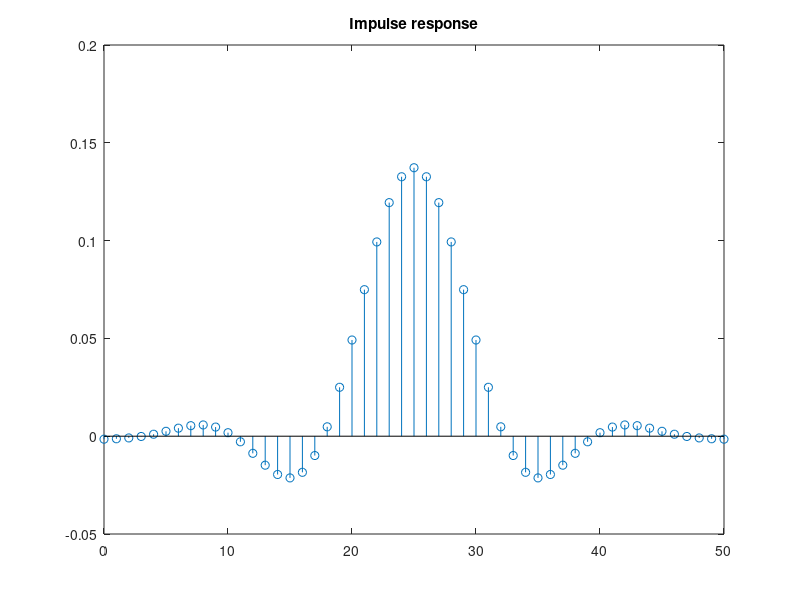
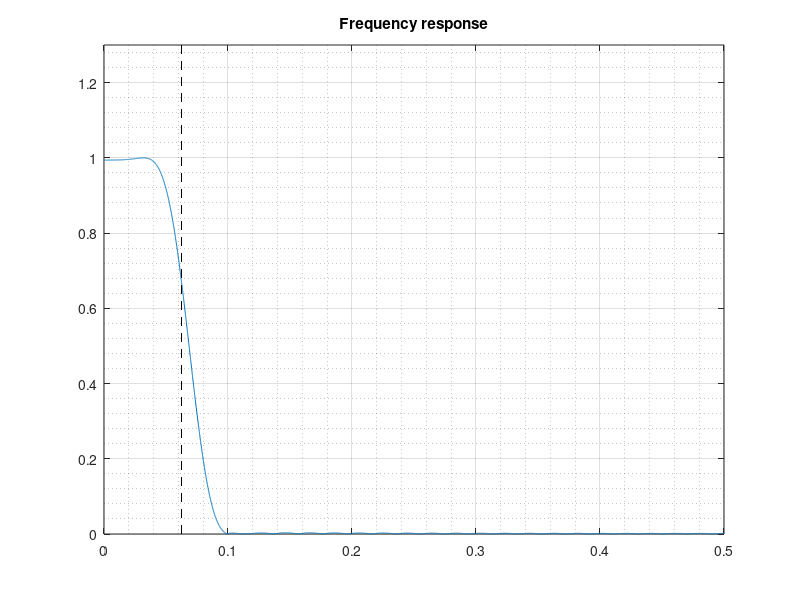
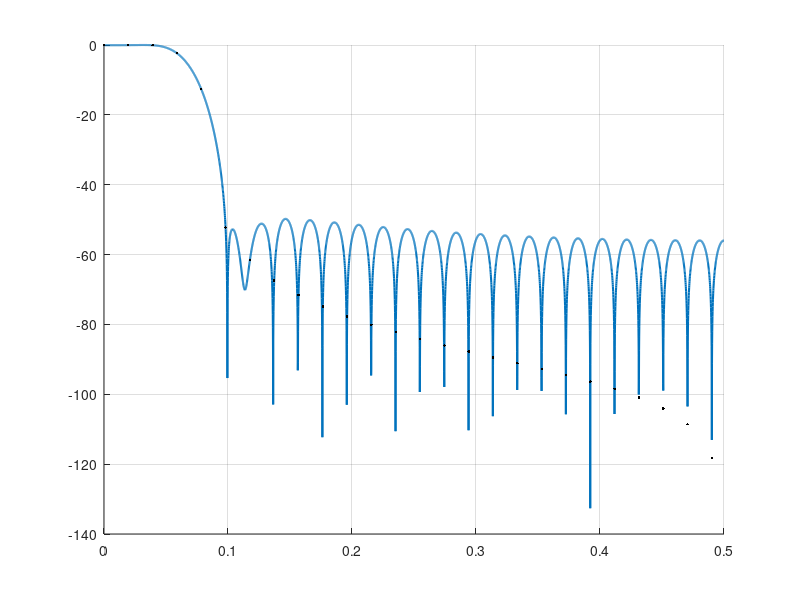

Recreate these plots in MATLAB, in order. (Note: this script raises an error after producing the figures.)
%% close all windows
clc
clear;
close all;

%% Task 2 : Low-pass filter design

fc = 1/16; %cut-off frequency
fs = 1/8; %suppressed frequency
N = 51; % Length = 51; type I FIR filter;
pad_N = N +10000; % length afer zero padding;


df = 1/N; 
df_pad = 1/pad_N;


f = (0:df:1-df)';
f_pad = (0:df_pad:1-df_pad)';


% Generate window function
%w = window(@bartlett, N);
w = window(@hamming, N);
%w = window(@hanning, N);
%w = window(@blackman, N);
%w = window(@chebwin, N);
%w = window(@kaiser, N);


H = ones(N,1);
H(abs(f)>fc & abs(1-f)>fc)=0;

h = real(ifft(H));
h = fftshift(h);

%get impulse response

h_lpf = h.*w;
h_lpf_pad = cat(1, h_lpf, zeros(pad_N - N,1));

figure(1)
stem(0:N-1, h_lpf);
title('Impulse response')


%get frequency response
H_LPF = abs(fft(h_lpf));
H_LPF_PAD = abs(fft(h_lpf_pad));


%normalized frequency response
H_LPF = H_LPF / max(H_LPF);
H_LPF_PAD = H_LPF_PAD / max(H_LPF_PAD);

figure(2)

plot(f_pad(f_pad<0.5), H_LPF_PAD(f_pad<0.5))
ylim([0 1.3])
hold on;
plot([fc fc],[0 1.3], '-- k')
title('Frequency response')
grid on; 
grid minor;

%normalized in dB scale
H_LPF_dB=20*log10(abs(H_LPF));
H_LPF_PAD_dB = mag2db(H_LPF_PAD);

%draw half of normalized frequency
f_half = f(f<0.5);
f_pad_half = f_pad(f_pad<0.5);
H_LPF_dB_half = H_LPF_dB(f<0.5);
H_LPF_PAD_dB_half = H_LPF_PAD_dB(f_pad<0.5);

figure(3)
hold on;
grid on; 

plot(f_pad_half, H_LPF_PAD_dB_half,'linewidth', 1.5); % draw the frequency response for filter(with zero padding)
plot(f_half, H_LPF_dB_half, '.black','linewidth', 1.5); % draw the frequency response for the filter(without zero padding)

xline(fc, '-- red','linewidth', 1.5)
xline(fs, '-- blue','linewidth', 1.5)
yline(-40, '-- black','linewidth', 1.5)

xlabel('Normalized frequency \nu') 
ylabel('Magnitude (dB)')

legend({'frequncy response(zero padding)', ...
    'frequency response(without zero padding)', 'cutoff frequency', ...
    'stop band frequency', 'supression level (dB) '})

%% Task 3 : High-pass filter design

M = (N-1)/2;

delta = zeros(N,1);
delta(M+1) = 1;

hh=delta-h_lpf;
h_h_pad = cat(1, hh, zeros(pad_N - N,1));

figure(4)

stem(0:N-1, hh);
title ('impulse response');

HH = abs(fft(hh));
H_H_PAD = abs(fft(h_h_pad));

H_H_PAD_dB = mag2db(H_H_PAD(f_pad<0.5));
HH_dB = mag2db(HH(f<0.5));


figure(5);
hold on
plot(f_pad(f_pad<0.5), H_H_PAD_dB,'r')
plot(f(f<0.5), HH_dB, '.black');
xline(fs, '-- blue','linewidth', 1.5);

xlabel('Normalized frequency \nu') % cycles/sample
ylabel('Magnitude(dB)')
grid on;
box on;

legend('Frequency response(zero padding)', ...
    'Frequency response (without zero padding)'...
    ,'Stop band frequency')


%% Task 4: Quantization

F=12;
% quantized impulsee response
h_lpf_Q = round(h_lpf*2^F);
h_lpf_Q = h_lpf_Q*2^-F;
h_lpf_pad_Q = cat(1, h_lpf_Q, zeros(pad_N - N,1));

%frequency response

H_LPF_Q = abs(fft(h_lpf_Q));
H_LPF_PAD_Q = abs(fft(h_lpf_pad_Q));

%normalized frequency response

H_LPF_Q = H_LPF_Q / max(H_LPF_Q);
H_LPF_PAD_Q = H_LPF_PAD_Q / max(H_LPF_PAD_Q);


H_LFP_Q_dB = mag2db(H_LPF_Q);
H_LPF_PAD_Q_dB = mag2db(H_LPF_PAD_Q);


H_LFP_Q_dB = H_LFP_Q_dB(f<0.5);
H_LPF_PAD_Q_dB = H_LPF_PAD_Q_dB(f_pad<0.5);

figure(6)
hold on
plot(f_pad(f_pad<0.5), H_LPF_PAD_Q_dB,'linewidth', 1.5);
plot(f(f<0.5),H_LFP_Q_dB,'.black','linewidth', 1.5);

xline(fc, '-- red','linewidth', 1.5)
xline(fs, '-- blue','linewidth', 1.5)
yline(-40, '-- black','linewidth', 1.5)

xlabel('Normalised frequency \nu') % cycles/sample
ylabel('Magnitude(dB)')
% title('Frequency respo')
legend({'frequncy response(zero padding)', ...
    'frequency response(without zero padding)', 'cutoff frequency', ...
    'stop band frequency', 'supression level (dB) '})
grid on;
grid minor;
box on;


% h_quant = 2^(-F) * round(h * 2^F);
% H_quant = fft(h_quant, N);
% H_quant_dB = 20 * log10(abs(H_quant));

%% Task 5:  signal to quantization noise ratio (SQNR)

E_up = sum(H_LPF.^2);
E_down = sum((H_LPF - H_LPF_Q).^2);

SQNR = 10*log10(E_up / E_down)
